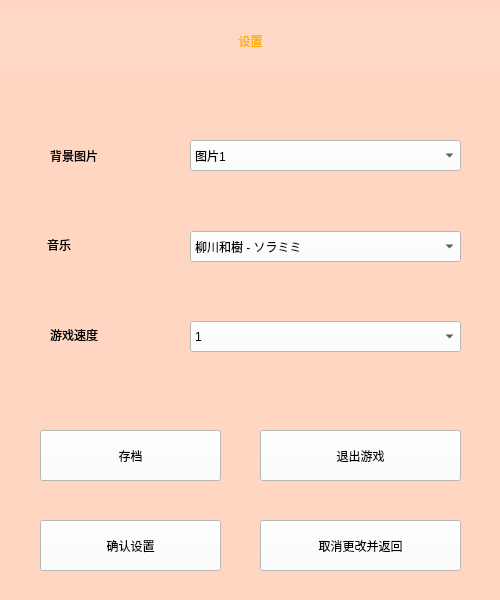
<?xml version="1.0" encoding="UTF-8"?>
<ui version="4.0">
 <class>config</class>
 <widget class="QMainWindow" name="config">
  <property name="geometry">
   <rect>
    <x>0</x>
    <y>0</y>
    <width>500</width>
    <height>600</height>
   </rect>
  </property>
  <property name="windowTitle">
   <string>MainWindow</string>
  </property>
  <property name="styleSheet">
   <string notr="true">background-color: rgba(255, 170, 127, 50);
font: 14pt &quot;黑体&quot;;</string>
  </property>
  <widget class="QWidget" name="centralwidget">
   <widget class="QLabel" name="label">
    <property name="geometry">
     <rect>
      <x>0</x>
      <y>10</y>
      <width>501</width>
      <height>61</height>
     </rect>
    </property>
    <property name="styleSheet">
     <string notr="true">color: rgb(255, 170, 0);
background-color: rgba(255, 255, 255, 10);
font: 30pt &quot;方正粗圆简体&quot;;</string>
    </property>
    <property name="text">
     <string>设置</string>
    </property>
    <property name="alignment">
     <set>Qt::AlignCenter</set>
    </property>
   </widget>
   <widget class="QLabel" name="label_2">
    <property name="geometry">
     <rect>
      <x>50</x>
      <y>130</y>
      <width>101</width>
      <height>51</height>
     </rect>
    </property>
    <property name="styleSheet">
     <string notr="true">background-color: rgba(255, 255, 255, 0);</string>
    </property>
    <property name="text">
     <string>背景图片</string>
    </property>
   </widget>
   <widget class="QComboBox" name="cb_pic">
    <property name="geometry">
     <rect>
      <x>190</x>
      <y>140</y>
      <width>271</width>
      <height>31</height>
     </rect>
    </property>
    <property name="styleSheet">
     <string notr="true">background-color: rgba(255, 255, 255);</string>
    </property>
    <item>
     <property name="text">
      <string>图片1</string>
     </property>
    </item>
    <item>
     <property name="text">
      <string>图片2</string>
     </property>
    </item>
    <item>
     <property name="text">
      <string>图片3</string>
     </property>
    </item>
   </widget>
   <widget class="QComboBox" name="cb_music">
    <property name="geometry">
     <rect>
      <x>190</x>
      <y>231</y>
      <width>271</width>
      <height>31</height>
     </rect>
    </property>
    <property name="styleSheet">
     <string notr="true">background-color: rgba(255, 255, 255);</string>
    </property>
    <item>
     <property name="text">
      <string>柳川和樹 - ソラミミ</string>
     </property>
    </item>
    <item>
     <property name="text">
      <string>柳川和樹 - 透明な栞</string>
     </property>
    </item>
    <item>
     <property name="text">
      <string>水上浩介 - 故郷の島</string>
     </property>
    </item>
   </widget>
   <widget class="QLabel" name="label_3">
    <property name="geometry">
     <rect>
      <x>47</x>
      <y>229</y>
      <width>101</width>
      <height>31</height>
     </rect>
    </property>
    <property name="styleSheet">
     <string notr="true">background-color: rgba(255, 255, 255, 0);</string>
    </property>
    <property name="text">
     <string>音乐</string>
    </property>
   </widget>
   <widget class="QLabel" name="label_4">
    <property name="geometry">
     <rect>
      <x>50</x>
      <y>314</y>
      <width>111</width>
      <height>41</height>
     </rect>
    </property>
    <property name="styleSheet">
     <string notr="true">background-color: rgba(255, 255, 255, 0);</string>
    </property>
    <property name="text">
     <string>游戏速度</string>
    </property>
   </widget>
   <widget class="QComboBox" name="cb_speed">
    <property name="geometry">
     <rect>
      <x>190</x>
      <y>321</y>
      <width>271</width>
      <height>31</height>
     </rect>
    </property>
    <property name="styleSheet">
     <string notr="true">background-color: rgba(255, 255, 255);</string>
    </property>
    <item>
     <property name="text">
      <string>1</string>
     </property>
    </item>
    <item>
     <property name="text">
      <string>0.5</string>
     </property>
    </item>
    <item>
     <property name="text">
      <string>2</string>
     </property>
    </item>
   </widget>
   <widget class="QPushButton" name="btn_save">
    <property name="geometry">
     <rect>
      <x>40</x>
      <y>430</y>
      <width>181</width>
      <height>51</height>
     </rect>
    </property>
    <property name="styleSheet">
     <string notr="true">background-color: rgb(255, 255, 255);</string>
    </property>
    <property name="text">
     <string>存档</string>
    </property>
   </widget>
   <widget class="QPushButton" name="pushButton_2">
    <property name="geometry">
     <rect>
      <x>260</x>
      <y>430</y>
      <width>201</width>
      <height>51</height>
     </rect>
    </property>
    <property name="styleSheet">
     <string notr="true">background-color: rgb(255, 255, 255);</string>
    </property>
    <property name="text">
     <string>退出游戏</string>
    </property>
   </widget>
   <widget class="QPushButton" name="pushButton_3">
    <property name="geometry">
     <rect>
      <x>40</x>
      <y>520</y>
      <width>181</width>
      <height>51</height>
     </rect>
    </property>
    <property name="styleSheet">
     <string notr="true">background-color: rgb(255, 255, 255);</string>
    </property>
    <property name="text">
     <string>确认设置</string>
    </property>
   </widget>
   <widget class="QPushButton" name="pushButton_4">
    <property name="geometry">
     <rect>
      <x>260</x>
      <y>520</y>
      <width>201</width>
      <height>51</height>
     </rect>
    </property>
    <property name="styleSheet">
     <string notr="true">background-color: rgb(255, 255, 255);</string>
    </property>
    <property name="text">
     <string>取消更改并返回</string>
    </property>
   </widget>
  </widget>
 </widget>
 <resources/>
 <connections/>
</ui>
